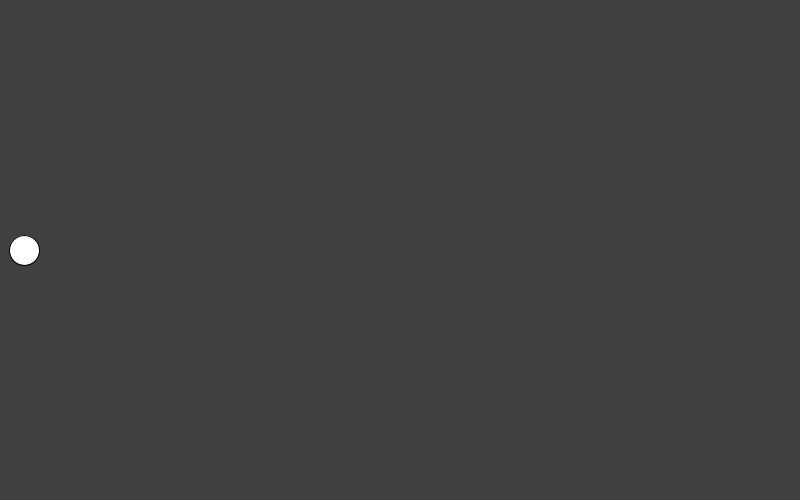
Frame 1 (no input)
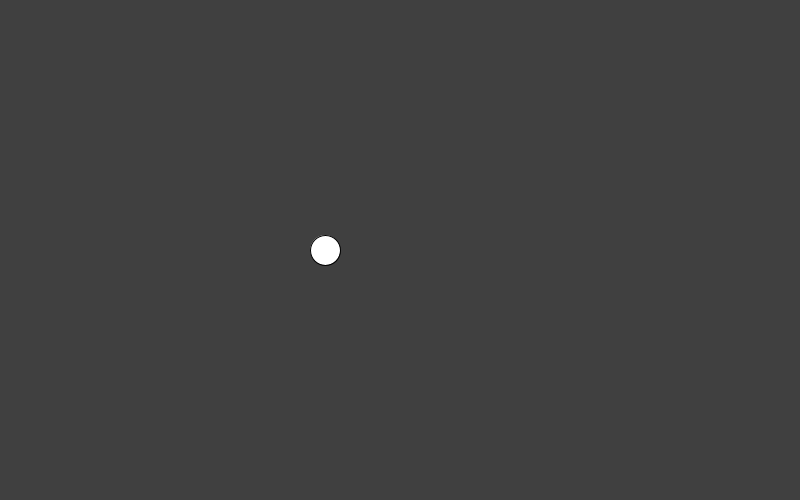
Frame 60 (the mouse pressed at the canvas centre just before this capture)
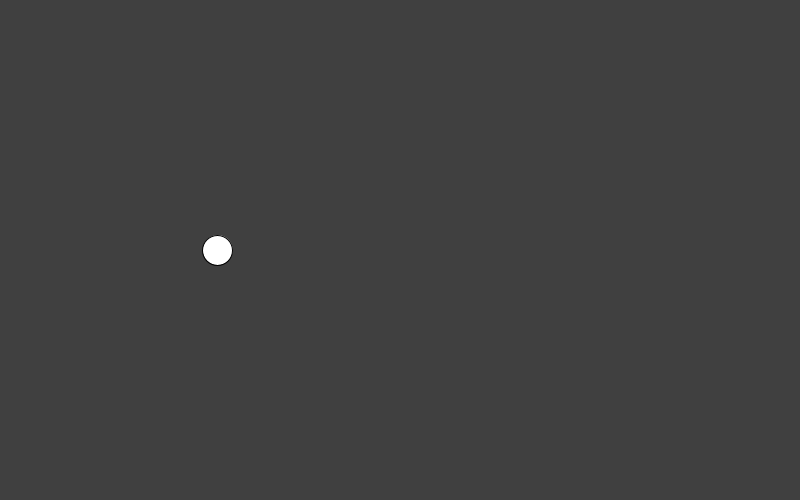
Frame 120 (the mouse held since frame 60 and released just before this capture)

The Processing sketch that drew these frames (run headless with seeded random() and noise(); from frame 60 on, the mouse is pressed at the canvas centre):

// Processing sketch: TweenDemo
// ── TweenDemo.pde


float xStart = 20;
float xEnd = 780;

float timeCurrent = 0;
float timeTotal = 3;

float timeStampPrev = 0;

void setup() {
  size(800, 500);
}

void draw() {
  background(64);


  float timeStamp = millis()/1000.0;

  float dt = timeStamp - timeStampPrev;
  timeStampPrev = timeStamp;

  //increase time
  timeCurrent += dt;

  float p = timeCurrent / timeTotal;
  p = constrain(p, 0, 1); /// clamp

  //bending the percent curve
  //to add easing
  p = p * p * (3-2 * p);

  float x = lerp(xStart, xEnd, p);

  ellipse(x, height/2, 30, 30);
}

void mousePressed() {
  timeCurrent = 0;
}
